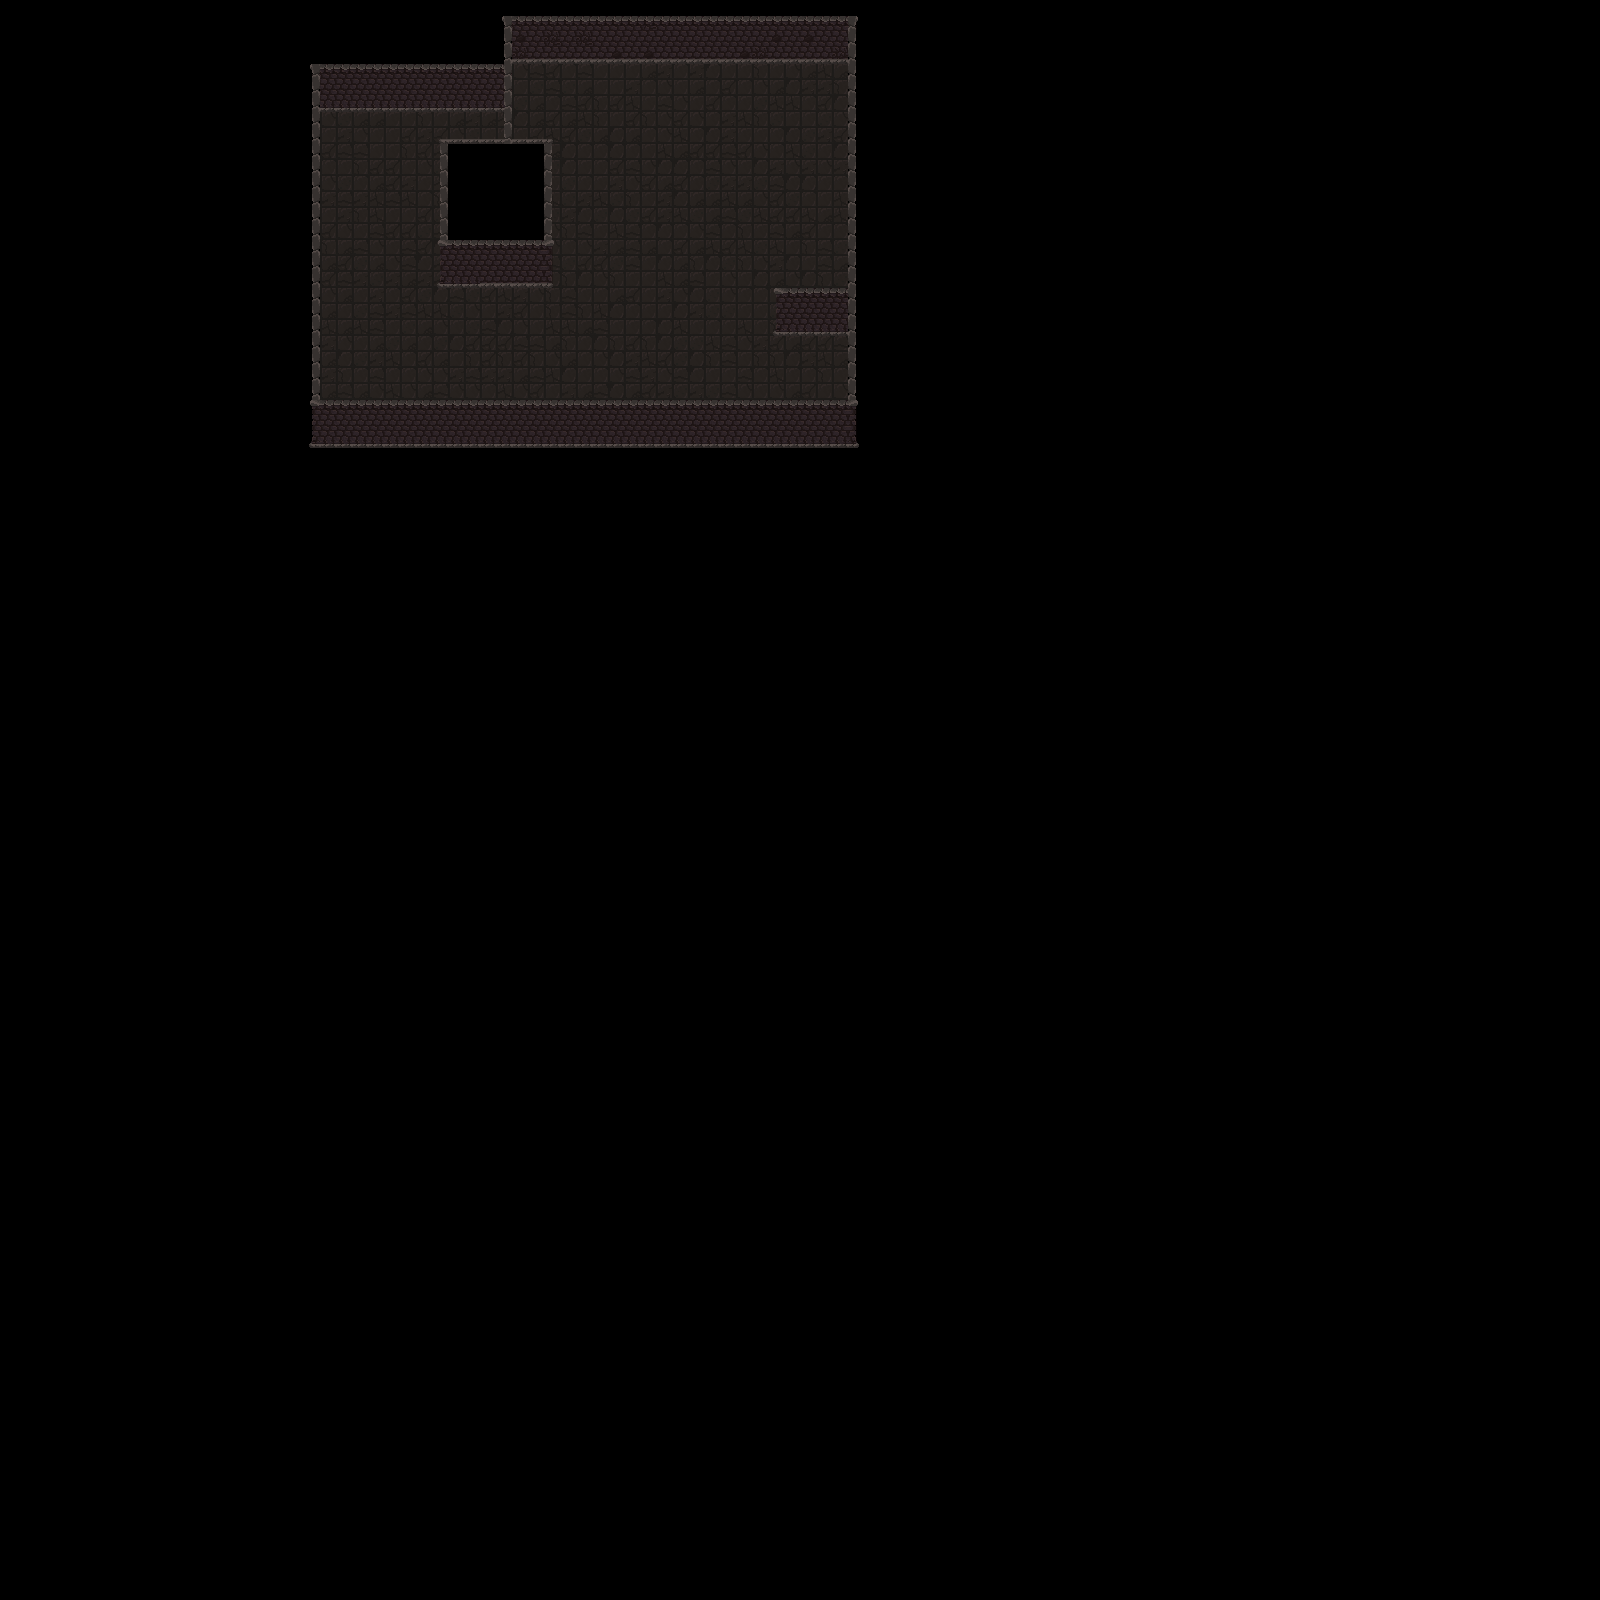

This is a level from a 2D game, rendered from its Tiled map with the project's own tilesets. A one-line summary and the map file follow, with tile-layer data summarised:
An orthogonal 100x100 tile map with 16x16 px tiles, 5 tile layers (Tile Layer 1, Tile Layer 2, Tile Layer 5, Tile Layer 3, ...) and 13 objects.

<map version="1.5" tiledversion="1.7.2" orientation="orthogonal" renderorder="right-up" width="100" height="100" tilewidth="16" tileheight="16" infinite="0" nextlayerid="8" nextobjectid="16">
 <tileset firstgid="1" source="Atlas (1).tsx" />
 <layer id="1" name="Tile Layer 1" width="100" height="100">
  <data>[10000 cells, 1908 non-empty, 13 distinct tile ids]</data>
 </layer>
 <objectgroup id="6" name="WallCollision">
  <object id="1" x="440.667" y="139" width="111" height="146" />
  <object id="2" x="774.667" y="288" width="73" height="47" />
  <object id="3" x="311" y="64.3333" width="193" height="45.6667" />
  <object id="4" x="502.667" y="16" width="344" height="46" />
  <object id="5" x="310.333" y="401" width="548.333" height="47.6667" />
  <object id="6" x="311" y="107" width="10" height="293.333" />
  <object id="7" x="502.333" y="59.6667" width="11" height="78.6667" />
  <object id="8" x="847.333" y="15.6667" width="9.33333" height="389.333" />
 </objectgroup>
 <objectgroup id="7" name="Wall outline collision">
  <object id="9" x="503" y="16" width="354.333" height="7" />
  <object id="12" x="849.333" y="22.6667" width="9.66667" height="424.333" />
  <object id="13" x="309.333" y="439" width="539" height="9" />
  <object id="14" x="309.667" y="64" width="11.3333" height="373" />
  <object id="15" x="321.667" y="63" width="191.333" height="11.3333" />
 </objectgroup>
 <layer id="2" name="Tile Layer 2" width="100" height="100">
  <data>[10000 cells, 198 non-empty, 6 distinct tile ids]</data>
 </layer>
 <layer id="5" name="Tile Layer 5" width="100" height="100">
  <data>[10000 cells, 42 non-empty, 9 distinct tile ids]</data>
 </layer>
 <layer id="3" name="Tile Layer 3" width="100" height="100">
  <data>[10000 cells, 148 non-empty, 10 distinct tile ids]</data>
 </layer>
 <layer id="4" name="Tile Layer 4" width="100" height="100">
  <data>[10000 cells, 144 non-empty, 9 distinct tile ids]</data>
 </layer>
</map>
